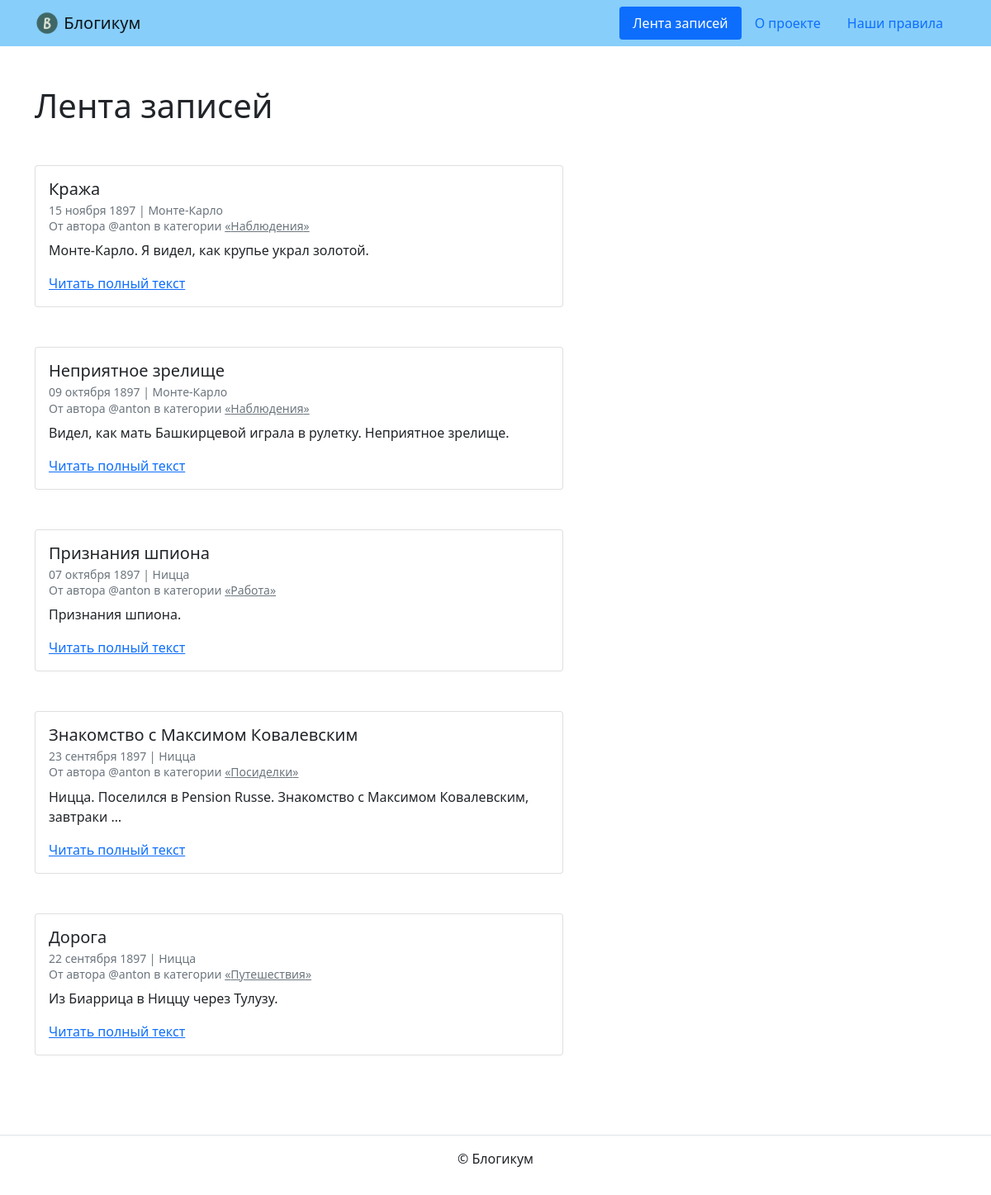
The page / on the database its author committed.
### blog/models.py (models this page shows)
class Post(PublishedCreatedModel):
    title = models.CharField('Заголовок', max_length=256, blank=False)
    text = models.TextField('Текст', blank=False)
    slug = models.SlugField('Идентификатор', default=None, unique=True)
    pub_date = models.DateTimeField('Дата и время публикации',
                                    help_text='Если установить дату и время '
                                    'в будущем — можно делать отложенные '
                                    'публикации.', blank=False)
    author = models.ForeignKey(User, on_delete=models.CASCADE,
                               verbose_name='Автор публикации', blank=False)
    location = models.ForeignKey(Location, on_delete=models.SET_NULL,
                                 null=True, verbose_name='Местоположение')
    category = models.ForeignKey(Category, on_delete=models.SET_NULL,
                                 null=True, verbose_name='Категория',
                                 blank=False)
    class Meta:
        verbose_name = 'публикация'
        verbose_name_plural = 'Публикации'

class Location(PublishedCreatedModel):
    name = models.CharField('Название места', max_length=256)
    class Meta:
        verbose_name = 'местоположение'
        verbose_name_plural = 'Местоположения'

class Category(PublishedCreatedModel):
    title = models.CharField('Заголовок', max_length=256)
    description = models.TextField('Описание')
    slug = models.SlugField('Идентификатор', unique=True,
                            help_text='Идентификатор страницы для URL; '
                            'разрешены символы латиницы, цифры, '
                            'дефис и подчёркивание.')
    class Meta:
        verbose_name = 'категория'
        verbose_name_plural = 'Категории'

### blog/views.py (the view)
# urls.py: path('', views.index, name='index'),
def index(request):
    template = 'blog/index.html'
    post_list = Post.objects.filter(
        is_published=True,
        pub_date__lte=timezone.now(),
        category__is_published=True
    ).order_by('-pub_date')[:5]
    for post in post_list:
        post.category_slug = post.category.slug
    context = {
        'post_list': post_list,
    }
    return render(request, template, context)

### templates/blog/index.html (shortened to what this page needs)
{% extends "base.html" %}
{% block content %}
  <h1 class="mb-5">Лента записей</h1>
  {% for post in post_list %}
    <article class="mb-5">
      {% include "includes/post_card.html" %}
    </article>
  {% endfor %}
{% endblock %}

### templates/base.html (shortened to what this page needs)
{% load static %}
<!DOCTYPE html>
<html lang="ru">
  <head>
    <link rel="stylesheet" href="{% static 'css/bootstrap.min.css' %}">
  </head>
  <body>
    {% include "includes/header.html" %}
    <main>
      <div class="container py-5">
      {% block content %}{% endblock %}
      </div>
    </main>
    {% include "includes/footer.html" %}
  </body>
</html>

### templates/includes/header.html
{% load static %}
<header>
  <nav class="navbar navbar-light" style="background-color: lightskyblue">
    <div class="container">
      <a class="navbar-brand" href="{% url 'blog:index' %}">
        <img src="{% static 'img/logo.png' %}" width="30" height="30" class="d-inline-block align-top" alt="">
        Блогикум
      </a>
      {% with request.resolver_match.view_name as view_name %}
        <ul class="nav  nav-pills">
          <li class="nav-item">
            <a class="nav-link {% if view_name == 'blog:index' %} active {% endif %}" href="{% url 'blog:index' %}">
              Лента записей
            </a>
          </li>
          <li class="nav-item">
            <a class="nav-link {% if view_name == 'pages:about' %} active {% endif %}" href="{% url 'pages:about' %}">
              О проекте
            </a>
          </li>
          <li class="nav-item">
            <a class="nav-link {% if view_name == 'pages:rules' %} active {% endif %}" href="{% url 'pages:rules' %}">
              Наши правила
            </a>
          </li>
        </ul>
      {% endwith %}
    </div>
  </nav>
</header>

### templates/includes/post_card.html
<div class="card" style="width: 40rem;">
  <div class="card-body">
    <h5 class="card-title">{{ post.title }}</h5>
    <h6 class="card-subtitle mb-2 text-muted">
      <small>
        {{ post.pub_date|date:"d E Y" }} | {% if post.location and post.location.is_published %}{{ post.location.name }}{% else %}Планета Земля{% endif %}<br>
        От автора @{{ post.author.username }} в категории {% include "includes/category_link.html" %}
      </small>
    </h6>
    <p class="card-text">{{ post.text|truncatewords:10 }}</p>
    <a href="{% url 'blog:post_detail' post.id %}" class="card-link">Читать полный текст</a>
  </div>
</div>

### templates/includes/category_link.html
<a class="text-muted" href="{% url 'blog:category_posts' post.category_id %}">
  «{{ post.category.title }}»
</a>

### templates/includes/footer.html
<footer class="border-top text-center py-3">
  <p>© Блогикум</p>
</footer>

### rows shown on the page
Post: title "Кража", pub_date "15 ноября 1897", location.name "Монте-Карло", author.username "anton", category "Наблюдения", text "Монте-Карло. Я видел, как крупье украл золотой."
Post: title "Неприятное зрелище", pub_date "09 октября 1897", location.name "Монте-Карло", author.username "anton", category "Наблюдения", text "Видел, как мать Башкирцевой играла в рулетку. Неприятное зрелище."
Post: title "Признания шпиона", pub_date "07 октября 1897", location.name "Ницца", author.username "anton", category "Работа", text "Признания шпиона."
Post: title "Знакомство с Максимом Ковалевским", pub_date "23 сентября 1897", location.name "Ницца", author.username "anton", category "Посиделки", text "Ницца. Поселился в Pension Russe. Знакомство с Максимом Ковалевским, завтраки …"
Post: title "Дорога", pub_date "22 сентября 1897", location.name "Ницца", author.username "anton", category "Путешествия", text "Из Биаррица в Ниццу через Тулузу."
